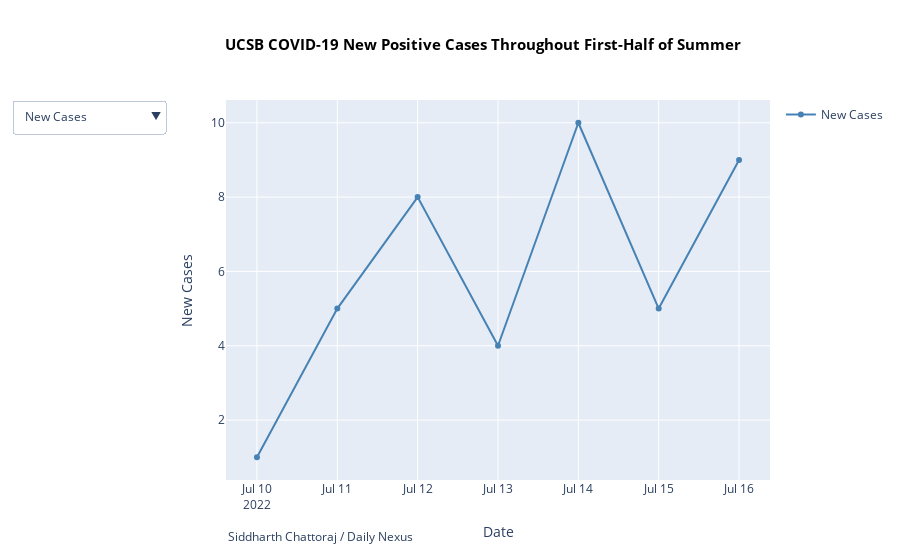

Source (notebook cell):
### Code cell
ucsb_data = pd.read_csv('ucsbdata')
ucsb_data['Date'] = pd.to_datetime(ucsb_data.Date).dt.date
fig3 = go.Figure()
fig3.add_trace(
    go.Scatter(x=list(ucsb_data.Date),
               y=list(ucsb_data.New_Cases),
               name="New Cases",
               line=dict(color='SteelBlue'),
               visible=True),
          )
fig3.add_trace(
    go.Scatter(x=list(ucsb_data.Date),
               y=list(ucsb_data.Tests),
               name="Tests Performed",
               line=dict(color='CadetBlue'),
               visible=False),
          )
fig3.add_trace(
    go.Scatter(x=list(ucsb_data.Date),
               y=list(ucsb_data.Self_Reported_Off_Campus_Positive_Tests),
               name="Self-Reported Cases",
               line=dict(color='LightSteelBlue'),
               visible=False),
          )
fig3.update_layout(
    updatemenus=[
        dict(direction="down",
            active=0,
            x=-0.1125,
            y=1,
            buttons=list([
                dict(label="New Cases",
                     method="update",
                     args=[{"visible": [True, False, False]},
                           {'xaxis': {'title': 'Date'},
                           'yaxis': {'title': 'New Cases'},
                           'title' : '<b>UCSB COVID-19 New Positive Cases Throughout First-Half of Summer', 'title.x': 0.25,
                           'showlegend':True}]),
                dict(label="Tests Performed",
                     method="update",
                     args=[{"visible": [False, True, False]},
                           {'xaxis': {'title': 'Date'},
                           'yaxis': {'title': 'Tests Performed'},
                           'title' : '<b>UCSB COVID-19 Tests Performed Throughout First-Half of Summer', 'title.x': 0.25,
                           'showlegend':True}]),
                dict(label="Self-Reported Cases",
                     method="update",
                     args=[{"visible": [False, False, True]},
                           {'xaxis': {'title': 'Date'},
                           'yaxis': {'title': 'Self-Reported Cases'},
                           'title' : '<b>UCSB COVID-19 New Self-Reported Positive Cases Throughout First-Half of Summer', 'title.x': 0.15,
                           'showlegend':True}],
                    ),
            ]),
        )
    ],
    title_text='<b>UCSB COVID-19 New Positive Cases Throughout First-Half of Summer',
            title_x=0.25,
            showlegend = True,
            hovermode='x unified',
            hoverlabel=dict(font_size=12, bgcolor='rgb(255, 255, 255)', namelength = -1),
            xaxis_title="Date", yaxis_title="New Cases"
)
fig3.update_layout(titlefont=dict(size=15, color='black'))
fig3.add_annotation(text="Siddharth Chattoraj / Daily Nexus",
            showarrow=False)
fig3.update_annotations(xref = 'paper', yref = 'paper', x = 0, y = -0.175)
fig3.show()

### Figure 1 — Plotly figure (JSON) as saved in the notebook; plotly's stock layout.template omitted (floating-point values rounded to 4 significant figures)
{"data": [{"line": {"color": "SteelBlue"}, "name": "New Cases", "type": "scatter", "visible": true, "x": ["2022-07-10", "2022-07-11", "2022-07-12", "2022-07-13", "2022-07-14", "2022-07-15", "2022-07-16"], "y": [1, 5, 8, 4, 10, 5, 9]}, {"line": {"color": "CadetBlue"}, "name": "Tests Performed", "type": "scatter", "visible": false, "x": ["2022-07-10", "2022-07-11", "2022-07-12", "2022-07-13", "2022-07-14", "2022-07-15", "2022-07-16"], "y": [2, 185, 244, 207, 120, 198, 215]}, {"line": {"color": "LightSteelBlue"}, "name": "Self-Reported Cases", "type": "scatter", "visible": false, "x": ["2022-07-10", "2022-07-11", "2022-07-12", "2022-07-13", "2022-07-14", "2022-07-15", "2022-07-16"], "y": [0, 6, 10, 8, 11, 4, 3]}], "layout": {"annotations": [{"showarrow": false, "text": "Siddharth Chattoraj / Daily Nexus", "x": 0, "xref": "paper", "y": -0.175, "yref": "paper"}], "hoverlabel": {"bgcolor": "rgb(255, 255, 255)", "font": {"size": 12}, "namelength": -1}, "hovermode": "x unified", "showlegend": true, "title": {"font": {"color": "black", "size": 15}, "text": "<b>UCSB COVID-19 New Positive Cases Throughout First-Half of Summer", "x": 0.25}, "updatemenus": [{"active": 0, "buttons": [{"args": [{"visible": [true, false, false]}, {"showlegend": true, "title": "<b>UCSB COVID-19 New Positive Cases Throughout First-Half of Summer", "title.x": 0.25, "xaxis": {"title": "Date"}, "yaxis": {"title": "New Cases"}}], "label": "New Cases", "method": "update"}, {"args": [{"visible": [false, true, false]}, {"showlegend": true, "title": "<b>UCSB COVID-19 Tests Performed Throughout First-Half of Summer", "title.x": 0.25, "xaxis": {"title": "Date"}, "yaxis": {"title": "Tests Performed"}}], "label": "Tests Performed", "method": "update"}, {"args": [{"visible": [false, false, true]}, {"showlegend": true, "title": "<b>UCSB COVID-19 New Self-Reported Positive Cases Throughout First-Half of Summer", "title.x": 0.15, "xaxis": {"title": "Date"}, "yaxis": {"title": "Self-Reported Cases"}}], "label": "Self-Reported Cases", "method": "update"}], "direction": "down", "x": -0.1125, "y": 1}], "xaxis": {"title": {"text": "Date"}}, "yaxis": {"title": {"text": "New Cases"}}}}
